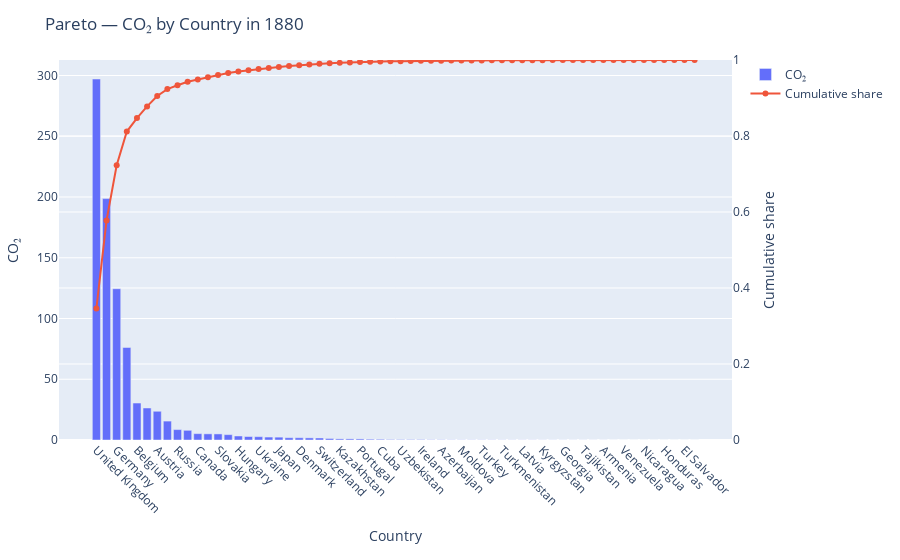
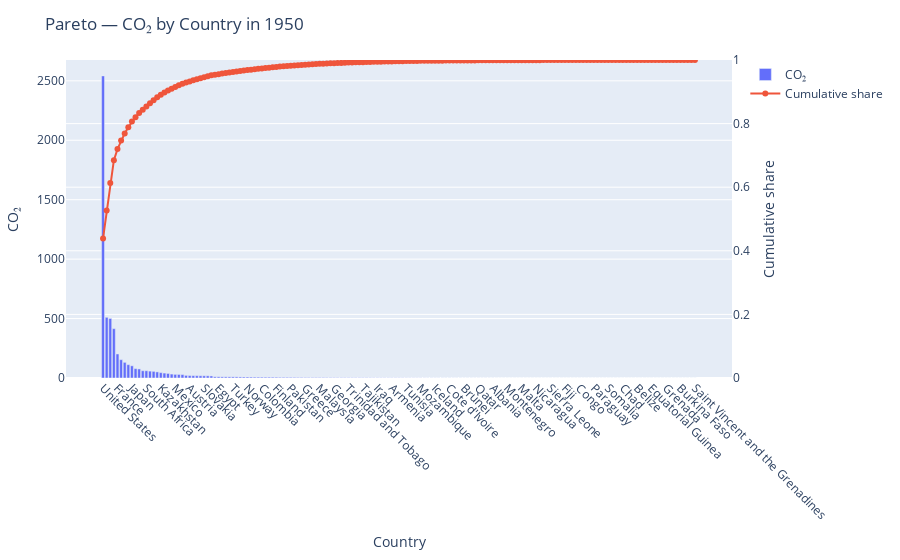
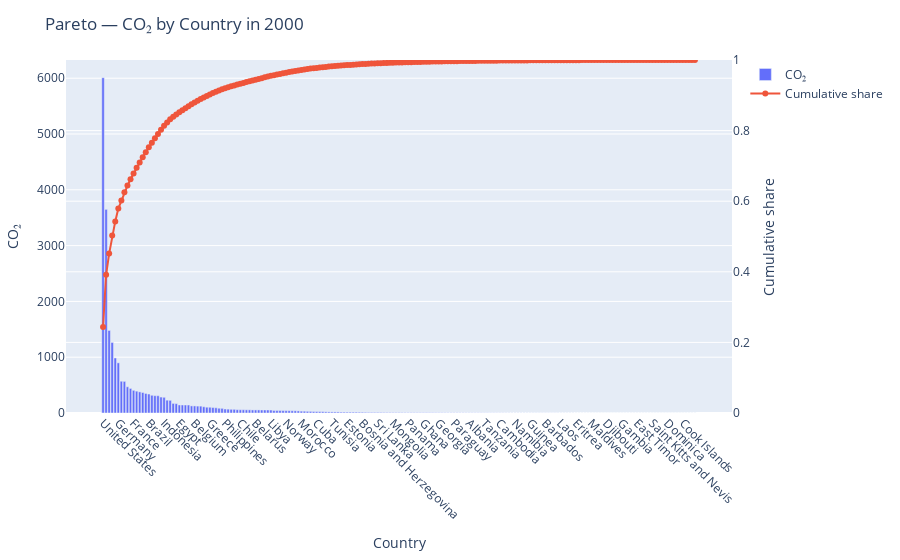

Notebook code for these charts, in order:
### Code cell
import pandas as pd
import numpy as np
import plotly.graph_objects as go

country_col = "Name"
year_col    = "year"
total_col   = "co2"

def pareto_fig(df_year, y):
    d = (df_year[[country_col, total_col]]
         .dropna(subset=[total_col])
         .groupby(country_col, as_index=False)[total_col].sum()
         .sort_values(total_col, ascending=False))
    if d.empty: 
        return None
    d["cum_share"] = d[total_col].cumsum() / d[total_col].sum()

    fig = go.Figure()
    fig.add_bar(x=d[country_col], y=d[total_col], name="CO₂")
    fig.add_scatter(x=d[country_col], y=d["cum_share"], name="Cumulative share", mode="lines+markers", yaxis="y2")
    fig.update_layout(
        title=f"Pareto — CO₂ by Country in {y}",
        xaxis_title="Country",
        yaxis_title="CO₂",
        yaxis2=dict(title="Cumulative share", overlaying="y", side="right", range=[0,1]),
        xaxis=dict(tickangle=45),
        margin=dict(t=60, l=40, r=40, b=120)
    )
    return fig

for y in rep:
    dyear = df_feat[df_feat[year_col] == y]
    if dyear.empty:
        print(f"[{y}] 没有数据，跳过")
        continue
    fig = pareto_fig(dyear, y)
    if fig is None:
        print(f"[{y}] 无有效 CO₂ 数据")
    else:
        fig.show()

### Figure 1 — Plotly figure (JSON) as saved in the notebook; plotly's stock layout.template omitted (floating-point values rounded to 4 significant figures)
{"data": [{"name": "CO₂", "type": "bar", "x": ["United Kingdom", "United States", "Germany", "France", "Belgium", "Poland", "Austria", "Czechia", "Russia", "Netherlands", "Canada", "Italy", "Slovakia", "Spain", "Hungary", "Sweden", "Ukraine", "Australia", "Japan", "India", "Denmark", "Chile", "Switzerland", "Norway", "Kazakhstan", "Brazil", "Portugal", "New Zealand", "Cuba", "Belarus", "Uzbekistan", "Uruguay", "Ireland", "Argentina", "Azerbaijan", "Lithuania", "Moldova", "Estonia", "Turkey", "Peru", "Turkmenistan", "Finland", "Latvia", "Mexico", "Kyrgyzstan", "Colombia", "Georgia", "Romania", "Tajikistan", "Bolivia", "Armenia", "Dominican Republic", "Venezuela", "Costa Rica", "Nicaragua", "Haiti", "Honduras", "Guatemala", "El Salvador", "Taiwan"], "y": [297.1, 198.7, 124.5, 76.15, 30.43, 26.35, 23.65, 15.56, 8.577, 7.973, 5.232, 5.067, 5.005, 4.415, 3.312, 2.829, 2.721, 2.417, 2.349, 1.887, 1.861, 1.746, 1.671, 1.249, 0.931, 0.923, 0.879, 0.656, 0.59, 0.391, 0.365, 0.357, 0.352, 0.194, 0.187, 0.146, 0.144, 0.141, 0.139, 0.123, 0.119, 0.099, 0.094, 0.088, 0.08, 0.073, 0.058, 0.048, 0.046, 0.034, 0.031, 0.005, 0.003, 0.001, 0.001, 0.001, 0.0, 0.0, 0.0, 0.0]}, {"mode": "lines+markers", "name": "Cumulative share", "type": "scatter", "x": ["United Kingdom", "United States", "Germany", "France", "Belgium", "Poland", "Austria", "Czechia", "Russia", "Netherlands", "Canada", "Italy", "Slovakia", "Spain", "Hungary", "Sweden", "Ukraine", "Australia", "Japan", "India", "Denmark", "Chile", "Switzerland", "Norway", "Kazakhstan", "Brazil", "Portugal", "New Zealand", "Cuba", "Belarus", "Uzbekistan", "Uruguay", "Ireland", "Argentina", "Azerbaijan", "Lithuania", "Moldova", "Estonia", "Turkey", "Peru", "Turkmenistan", "Finland", "Latvia", "Mexico", "Kyrgyzstan", "Colombia", "Georgia", "Romania", "Tajikistan", "Bolivia", "Armenia", "Dominican Republic", "Venezuela", "Costa Rica", "Nicaragua", "Haiti", "Honduras", "Guatemala", "El Salvador", "Taiwan"], "y": [0.3463, 0.5778, 0.7229, 0.8117, 0.8471, 0.8778, 0.9054, 0.9235, 0.9335, 0.9428, 0.9489, 0.9548, 0.9607, 0.9658, 0.9697, 0.973, 0.9761, 0.979, 0.9817, 0.9839, 0.9861, 0.9881, 0.99, 0.9915, 0.9926, 0.9937, 0.9947, 0.9954, 0.9961, 0.9966, 0.997, 0.9974, 0.9978, 0.9981, 0.9983, 0.9985, 0.9986, 0.9988, 0.9989, 0.9991, 0.9992, 0.9993, 0.9995, 0.9996, 0.9996, 0.9997, 0.9998, 0.9999, 0.9999, 1.0, 1.0, 1.0, 1.0, 1.0, 1.0, 1.0, 1.0, 1.0, 1.0, 1.0], "yaxis": "y2"}], "layout": {"margin": {"b": 120, "l": 40, "r": 40, "t": 60}, "title": {"text": "Pareto — CO₂ by Country in 1880"}, "xaxis": {"tickangle": 45, "title": {"text": "Country"}}, "yaxis": {"title": {"text": "CO₂"}}, "yaxis2": {"overlaying": "y", "range": [0, 1], "side": "right", "title": {"text": "Cumulative share"}}}}

### Figure 2 — Plotly figure (JSON) as saved in the notebook; plotly's stock layout.template omitted (floating-point values rounded to 4 significant figures; data arrays with more than 128 entries replaced by an {"elided": "..."} marker saying what was removed)
{"data": [{"name": "CO₂", "type": "bar", "x": {"elided": "165 str values"}, "y": {"elided": "165 float values"}}, {"mode": "lines+markers", "name": "Cumulative share", "type": "scatter", "x": {"elided": "165 str values"}, "y": {"elided": "165 float values"}, "yaxis": "y2"}], "layout": {"margin": {"b": 120, "l": 40, "r": 40, "t": 60}, "title": {"text": "Pareto — CO₂ by Country in 1950"}, "xaxis": {"tickangle": 45, "title": {"text": "Country"}}, "yaxis": {"title": {"text": "CO₂"}}, "yaxis2": {"overlaying": "y", "range": [0, 1], "side": "right", "title": {"text": "Cumulative share"}}}}

### Figure 3 — Plotly figure (JSON) as saved in the notebook; plotly's stock layout.template omitted (floating-point values rounded to 4 significant figures; data arrays with more than 128 entries replaced by an {"elided": "..."} marker saying what was removed)
{"data": [{"name": "CO₂", "type": "bar", "x": {"elided": "195 str values"}, "y": {"elided": "195 float values"}}, {"mode": "lines+markers", "name": "Cumulative share", "type": "scatter", "x": {"elided": "195 str values"}, "y": {"elided": "195 float values"}, "yaxis": "y2"}], "layout": {"margin": {"b": 120, "l": 40, "r": 40, "t": 60}, "title": {"text": "Pareto — CO₂ by Country in 2000"}, "xaxis": {"tickangle": 45, "title": {"text": "Country"}}, "yaxis": {"title": {"text": "CO₂"}}, "yaxis2": {"overlaying": "y", "range": [0, 1], "side": "right", "title": {"text": "Cumulative share"}}}}
